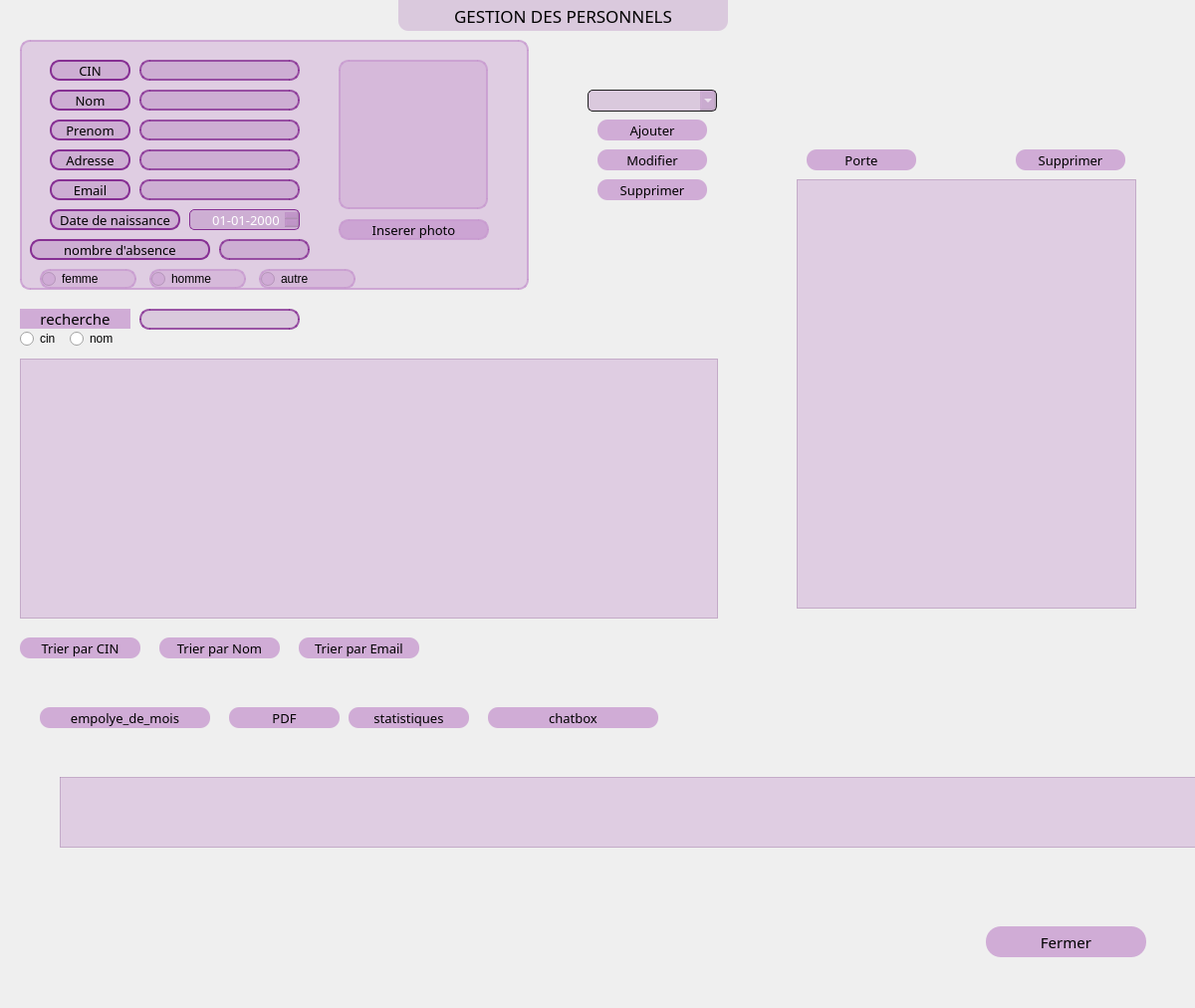
<?xml version="1.0" encoding="UTF-8"?>
<ui version="4.0">
 <class>Dialog_perso</class>
 <widget class="QDialog" name="Dialog_perso">
  <property name="geometry">
   <rect>
    <x>0</x>
    <y>0</y>
    <width>1200</width>
    <height>1012</height>
   </rect>
  </property>
  <property name="windowTitle">
   <string>Dialog</string>
  </property>
  <widget class="QLabel" name="label_BGPersonnel">
   <property name="geometry">
    <rect>
     <x>0</x>
     <y>-70</y>
     <width>1201</width>
     <height>1401</height>
    </rect>
   </property>
   <property name="styleSheet">
    <string notr="true">background-image: url(:/new/Image/Images/BGSponsoring.png);</string>
   </property>
   <property name="text">
    <string/>
   </property>
  </widget>
  <widget class="QLabel" name="labe_TitlePerso">
   <property name="geometry">
    <rect>
     <x>400</x>
     <y>0</y>
     <width>331</width>
     <height>31</height>
    </rect>
   </property>
   <property name="font">
    <font>
     <family>LEMON MILK</family>
     <pointsize>13</pointsize>
    </font>
   </property>
   <property name="styleSheet">
    <string notr="true">background-color: rgba(134, 47, 147,50);
border-bottom-left-radius: 10px;
border-bottom-right-radius: 10px;</string>
   </property>
   <property name="text">
    <string>GESTION DES PERSONNELS</string>
   </property>
   <property name="alignment">
    <set>Qt::AlignCenter</set>
   </property>
  </widget>
  <widget class="QGroupBox" name="gB_infopersonnel">
   <property name="geometry">
    <rect>
     <x>20</x>
     <y>40</y>
     <width>511</width>
     <height>251</height>
    </rect>
   </property>
   <property name="styleSheet">
    <string notr="true">border: 2px solid rgba(199, 153, 207, 200);
background: rgba(199, 153, 207, 100); 
border-radius: 10px;
</string>
   </property>
   <property name="title">
    <string/>
   </property>
   <widget class="QLabel" name="label_DateDeNaissance">
    <property name="geometry">
     <rect>
      <x>30</x>
      <y>170</y>
      <width>131</width>
      <height>21</height>
     </rect>
    </property>
    <property name="font">
     <font>
      <family>Montserrat Medium</family>
      <pointsize>10</pointsize>
     </font>
    </property>
    <property name="styleSheet">
     <string notr="true">background-color: rgba(134, 47, 147, 50);
	border: 2px solid rgb(134, 47, 147);
		border-radius: 10px;
</string>
    </property>
    <property name="text">
     <string>Date de naissance</string>
    </property>
    <property name="alignment">
     <set>Qt::AlignCenter</set>
    </property>
   </widget>
   <widget class="QLineEdit" name="lineEdit_CIN">
    <property name="geometry">
     <rect>
      <x>120</x>
      <y>20</y>
      <width>161</width>
      <height>21</height>
     </rect>
    </property>
    <property name="styleSheet">
     <string notr="true">QLineEdit {
	background-color: rgba(134, 47, 147, 50);
		border: 2px solid rgba(134, 47, 147, 200);
			border-radius: 10px;
}
QLineEdit:hover {
	background-color: rgba(134, 47, 147, 50);
		border: 2px solid rgba(47, 127, 147, 200);
			border-radius: 10px;
}</string>
    </property>
   </widget>
   <widget class="QPushButton" name="pushButton_InsererPhotoPerso">
    <property name="geometry">
     <rect>
      <x>320</x>
      <y>180</y>
      <width>151</width>
      <height>21</height>
     </rect>
    </property>
    <property name="font">
     <font>
      <family>Montserrat Medium</family>
      <pointsize>10</pointsize>
     </font>
    </property>
    <property name="styleSheet">
     <string notr="true">QPushButton {
background-color: rgba(199, 153, 207, 200);
border-radius: 10px;
}
QPushButton:hover {
background-color: qlineargradient(spread:pad, x1:0, y1:0, x2:0, y2:1, stop:0 rgba(117, 201, 187, 200), stop:1 rgba(199, 153, 207, 200));
}</string>
    </property>
    <property name="text">
     <string>Inserer photo</string>
    </property>
   </widget>
   <widget class="QLabel" name="label_Prenom">
    <property name="geometry">
     <rect>
      <x>30</x>
      <y>80</y>
      <width>81</width>
      <height>21</height>
     </rect>
    </property>
    <property name="font">
     <font>
      <family>Montserrat Medium</family>
      <pointsize>10</pointsize>
     </font>
    </property>
    <property name="styleSheet">
     <string notr="true">background-color: rgba(134, 47, 147, 50);
	border: 2px solid rgb(134, 47, 147);
		border-radius: 10px;
</string>
    </property>
    <property name="text">
     <string>Prenom</string>
    </property>
    <property name="alignment">
     <set>Qt::AlignCenter</set>
    </property>
   </widget>
   <widget class="QLabel" name="label_Nom">
    <property name="geometry">
     <rect>
      <x>30</x>
      <y>50</y>
      <width>81</width>
      <height>21</height>
     </rect>
    </property>
    <property name="font">
     <font>
      <family>Montserrat Medium</family>
      <pointsize>10</pointsize>
     </font>
    </property>
    <property name="styleSheet">
     <string notr="true">background-color: rgba(134, 47, 147, 50);
	border: 2px solid rgb(134, 47, 147);
		border-radius: 10px;
</string>
    </property>
    <property name="text">
     <string>Nom</string>
    </property>
    <property name="alignment">
     <set>Qt::AlignCenter</set>
    </property>
   </widget>
   <widget class="QLabel" name="label_Adresse">
    <property name="geometry">
     <rect>
      <x>30</x>
      <y>110</y>
      <width>81</width>
      <height>21</height>
     </rect>
    </property>
    <property name="font">
     <font>
      <family>Montserrat Medium</family>
      <pointsize>10</pointsize>
     </font>
    </property>
    <property name="styleSheet">
     <string notr="true">background-color: rgba(134, 47, 147, 50);
	border: 2px solid rgb(134, 47, 147);
		border-radius: 10px;
</string>
    </property>
    <property name="text">
     <string>Adresse</string>
    </property>
    <property name="alignment">
     <set>Qt::AlignCenter</set>
    </property>
   </widget>
   <widget class="QLineEdit" name="lineEdit_Nom">
    <property name="geometry">
     <rect>
      <x>120</x>
      <y>50</y>
      <width>161</width>
      <height>21</height>
     </rect>
    </property>
    <property name="styleSheet">
     <string notr="true">QLineEdit {
	background-color: rgba(134, 47, 147, 50);
		border: 2px solid rgba(134, 47, 147, 200);
			border-radius: 10px;
}
QLineEdit:hover {
	background-color: rgba(134, 47, 147, 50);
		border: 2px solid rgba(47, 127, 147, 200);
			border-radius: 10px;
}</string>
    </property>
   </widget>
   <widget class="QLineEdit" name="lineEdit_Prenom">
    <property name="geometry">
     <rect>
      <x>120</x>
      <y>80</y>
      <width>161</width>
      <height>21</height>
     </rect>
    </property>
    <property name="styleSheet">
     <string notr="true">QLineEdit {
	background-color: rgba(134, 47, 147, 50);
		border: 2px solid rgba(134, 47, 147, 200);
			border-radius: 10px;
}
QLineEdit:hover {
	background-color: rgba(134, 47, 147, 50);
		border: 2px solid rgba(47, 127, 147, 200);
			border-radius: 10px;
}</string>
    </property>
   </widget>
   <widget class="QLabel" name="label_CIN">
    <property name="geometry">
     <rect>
      <x>30</x>
      <y>20</y>
      <width>81</width>
      <height>21</height>
     </rect>
    </property>
    <property name="font">
     <font>
      <family>Montserrat Medium</family>
      <pointsize>10</pointsize>
     </font>
    </property>
    <property name="styleSheet">
     <string notr="true">background-color: rgba(134, 47, 147, 50);
	border: 2px solid rgb(134, 47, 147);
		border-radius: 10px;
</string>
    </property>
    <property name="text">
     <string>CIN</string>
    </property>
    <property name="alignment">
     <set>Qt::AlignCenter</set>
    </property>
   </widget>
   <widget class="QLineEdit" name="lineEdit_Adresse">
    <property name="geometry">
     <rect>
      <x>120</x>
      <y>110</y>
      <width>161</width>
      <height>21</height>
     </rect>
    </property>
    <property name="styleSheet">
     <string notr="true">QLineEdit {
	background-color: rgba(134, 47, 147, 50);
		border: 2px solid rgba(134, 47, 147, 200);
			border-radius: 10px;
}
QLineEdit:hover {
	background-color: rgba(134, 47, 147, 50);
		border: 2px solid rgba(47, 127, 147, 200);
			border-radius: 10px;
}</string>
    </property>
   </widget>
   <widget class="QLineEdit" name="lineEdit_Email">
    <property name="geometry">
     <rect>
      <x>120</x>
      <y>140</y>
      <width>161</width>
      <height>21</height>
     </rect>
    </property>
    <property name="styleSheet">
     <string notr="true">QLineEdit {
	background-color: rgba(134, 47, 147, 50);
		border: 2px solid rgba(134, 47, 147, 200);
			border-radius: 10px;
}
QLineEdit:hover {
	background-color: rgba(134, 47, 147, 50);
		border: 2px solid rgba(47, 127, 147, 200);
			border-radius: 10px;
}</string>
    </property>
    <property name="text">
     <string/>
    </property>
   </widget>
   <widget class="QLabel" name="label_Email">
    <property name="geometry">
     <rect>
      <x>30</x>
      <y>140</y>
      <width>81</width>
      <height>21</height>
     </rect>
    </property>
    <property name="font">
     <font>
      <family>Montserrat Medium</family>
      <pointsize>10</pointsize>
     </font>
    </property>
    <property name="styleSheet">
     <string notr="true">background-color: rgba(134, 47, 147, 50);
	border: 2px solid rgb(134, 47, 147);
		border-radius: 10px;
</string>
    </property>
    <property name="text">
     <string>Email</string>
    </property>
    <property name="alignment">
     <set>Qt::AlignCenter</set>
    </property>
   </widget>
   <widget class="QLabel" name="label_imageperso">
    <property name="geometry">
     <rect>
      <x>320</x>
      <y>20</y>
      <width>150</width>
      <height>150</height>
     </rect>
    </property>
    <property name="styleSheet">
     <string notr="true"/>
    </property>
    <property name="lineWidth">
     <number>0</number>
    </property>
    <property name="text">
     <string/>
    </property>
   </widget>
   <widget class="QDateEdit" name="dateEdit_DateDeNaissance">
    <property name="geometry">
     <rect>
      <x>170</x>
      <y>170</y>
      <width>111</width>
      <height>21</height>
     </rect>
    </property>
    <property name="font">
     <font>
      <family>Montserrat Medium</family>
      <pointsize>10</pointsize>
     </font>
    </property>
    <property name="styleSheet">
     <string notr="true">QDateEdit
{
    subcontrol-origin: padding;
    subcontrol-position: top right;
    selection-background-color: #111;
    selection-color: yellow;
    color: white;
    background-color: rgba(134, 47, 147, 50);
    border-style: solid;
    border: 1px solid #862f93;
    border-radius: 5;
    padding: 1px 0px 1px 20px;
}</string>
    </property>
    <property name="alignment">
     <set>Qt::AlignLeading|Qt::AlignLeft|Qt::AlignVCenter</set>
    </property>
    <property name="displayFormat">
     <string>dd-MM-yyyy</string>
    </property>
   </widget>
   <widget class="QLabel" name="label_CIN_2">
    <property name="geometry">
     <rect>
      <x>10</x>
      <y>200</y>
      <width>181</width>
      <height>21</height>
     </rect>
    </property>
    <property name="font">
     <font>
      <family>Montserrat Medium</family>
      <pointsize>10</pointsize>
     </font>
    </property>
    <property name="styleSheet">
     <string notr="true">background-color: rgba(134, 47, 147, 50);
	border: 2px solid rgb(134, 47, 147);
		border-radius: 10px;
</string>
    </property>
    <property name="text">
     <string>nombre d'absence</string>
    </property>
    <property name="alignment">
     <set>Qt::AlignCenter</set>
    </property>
   </widget>
   <widget class="QLineEdit" name="lineEdit_NBR_ABSENCE">
    <property name="geometry">
     <rect>
      <x>200</x>
      <y>200</y>
      <width>91</width>
      <height>21</height>
     </rect>
    </property>
    <property name="styleSheet">
     <string notr="true">QLineEdit {
	background-color: rgba(134, 47, 147, 50);
		border: 2px solid rgba(134, 47, 147, 200);
			border-radius: 10px;
}
QLineEdit:hover {
	background-color: rgba(134, 47, 147, 50);
		border: 2px solid rgba(47, 127, 147, 200);
			border-radius: 10px;
}</string>
    </property>
    <property name="text">
     <string/>
    </property>
   </widget>
   <widget class="QRadioButton" name="rb_femme">
    <property name="geometry">
     <rect>
      <x>20</x>
      <y>230</y>
      <width>97</width>
      <height>20</height>
     </rect>
    </property>
    <property name="text">
     <string>femme</string>
    </property>
   </widget>
   <widget class="QRadioButton" name="rb_homme">
    <property name="geometry">
     <rect>
      <x>130</x>
      <y>230</y>
      <width>97</width>
      <height>20</height>
     </rect>
    </property>
    <property name="text">
     <string>homme</string>
    </property>
   </widget>
   <widget class="QRadioButton" name="rb_autre">
    <property name="geometry">
     <rect>
      <x>240</x>
      <y>230</y>
      <width>97</width>
      <height>20</height>
     </rect>
    </property>
    <property name="text">
     <string>autre</string>
    </property>
   </widget>
  </widget>
  <widget class="QPushButton" name="pB_TirerParEmail">
   <property name="geometry">
    <rect>
     <x>300</x>
     <y>640</y>
     <width>121</width>
     <height>21</height>
    </rect>
   </property>
   <property name="font">
    <font>
     <family>Montserrat Medium</family>
     <pointsize>10</pointsize>
    </font>
   </property>
   <property name="styleSheet">
    <string notr="true">QPushButton {
background-color: rgba(199, 153, 207, 200);
border-radius: 10px;
}
QPushButton:hover {
background-color: qlineargradient(spread:pad, x1:0, y1:0, x2:0, y2:1, stop:0 rgba(117, 201, 187, 200), stop:1 rgba(199, 153, 207, 200));
}</string>
   </property>
   <property name="text">
    <string>Trier par Email</string>
   </property>
  </widget>
  <widget class="QPushButton" name="pB_ModifierP">
   <property name="geometry">
    <rect>
     <x>600</x>
     <y>150</y>
     <width>110</width>
     <height>21</height>
    </rect>
   </property>
   <property name="font">
    <font>
     <family>Montserrat Medium</family>
     <pointsize>10</pointsize>
    </font>
   </property>
   <property name="styleSheet">
    <string notr="true">QPushButton {
background-color: rgba(199, 153, 207, 200);
border-radius: 10px;
}
QPushButton:hover {
background-color: qlineargradient(spread:pad, x1:0, y1:0, x2:0, y2:1, stop:0 rgba(117, 201, 187, 200), stop:1 rgba(199, 153, 207, 200));
}</string>
   </property>
   <property name="text">
    <string>Modifier</string>
   </property>
  </widget>
  <widget class="QComboBox" name="comboBox_CIN">
   <property name="geometry">
    <rect>
     <x>590</x>
     <y>90</y>
     <width>130</width>
     <height>22</height>
    </rect>
   </property>
   <property name="styleSheet">
    <string notr="true">QComboBox
{
    subcontrol-origin: padding;
    subcontrol-position: top right;
    selection-background-color: #111;
    selection-color: yellow;
    color: white;
    background-color: rgba(134, 47, 147, 50);
    border-style: solid;
    border: 1px solid #1e1e1e;
    border-radius: 5;
    padding: 1px 0px 1px 20px;
}</string>
   </property>
  </widget>
  <widget class="QTextBrowser" name="textBrowser_Perso">
   <property name="geometry">
    <rect>
     <x>800</x>
     <y>180</y>
     <width>341</width>
     <height>431</height>
    </rect>
   </property>
   <property name="styleSheet">
    <string notr="true">background-color:rgba(199, 153, 207, 100);</string>
   </property>
  </widget>
  <widget class="QPushButton" name="pB_SupprimerP">
   <property name="geometry">
    <rect>
     <x>600</x>
     <y>180</y>
     <width>110</width>
     <height>21</height>
    </rect>
   </property>
   <property name="font">
    <font>
     <family>Montserrat Medium</family>
     <pointsize>10</pointsize>
    </font>
   </property>
   <property name="styleSheet">
    <string notr="true">QPushButton {
background-color: rgba(199, 153, 207, 200);
border-radius: 10px;
}
QPushButton:hover {
background-color: qlineargradient(spread:pad, x1:0, y1:0, x2:0, y2:1, stop:0 rgba(117, 201, 187, 200), stop:1 rgba(199, 153, 207, 200));
}</string>
   </property>
   <property name="text">
    <string>Supprimer</string>
   </property>
  </widget>
  <widget class="QPushButton" name="pB_TireParCIN">
   <property name="geometry">
    <rect>
     <x>20</x>
     <y>640</y>
     <width>121</width>
     <height>21</height>
    </rect>
   </property>
   <property name="font">
    <font>
     <family>Montserrat Medium</family>
     <pointsize>10</pointsize>
    </font>
   </property>
   <property name="styleSheet">
    <string notr="true">QPushButton {
background-color: rgba(199, 153, 207, 200);
border-radius: 10px;
}
QPushButton:hover {
background-color: qlineargradient(spread:pad, x1:0, y1:0, x2:0, y2:1, stop:0 rgba(117, 201, 187, 200), stop:1 rgba(199, 153, 207, 200));
}</string>
   </property>
   <property name="text">
    <string>Trier par CIN</string>
   </property>
  </widget>
  <widget class="QPushButton" name="pushButton_PorteP">
   <property name="geometry">
    <rect>
     <x>810</x>
     <y>150</y>
     <width>110</width>
     <height>21</height>
    </rect>
   </property>
   <property name="font">
    <font>
     <family>Montserrat Medium</family>
     <pointsize>10</pointsize>
    </font>
   </property>
   <property name="styleSheet">
    <string notr="true">QPushButton {
background-color: rgba(199, 153, 207, 200);
border-radius: 10px;
}
QPushButton:hover {
background-color: qlineargradient(spread:pad, x1:0, y1:0, x2:0, y2:1, stop:0 rgba(117, 201, 187, 200), stop:1 rgba(199, 153, 207, 200));
}</string>
   </property>
   <property name="text">
    <string>Porte</string>
   </property>
  </widget>
  <widget class="QPushButton" name="pushButton_SupprimerP">
   <property name="geometry">
    <rect>
     <x>1020</x>
     <y>150</y>
     <width>110</width>
     <height>21</height>
    </rect>
   </property>
   <property name="font">
    <font>
     <family>Montserrat Medium</family>
     <pointsize>10</pointsize>
    </font>
   </property>
   <property name="styleSheet">
    <string notr="true">QPushButton {
background-color: rgba(199, 153, 207, 200);
border-radius: 10px;
}
QPushButton:hover {
background-color: qlineargradient(spread:pad, x1:0, y1:0, x2:0, y2:1, stop:0 rgba(117, 201, 187, 200), stop:1 rgba(199, 153, 207, 200));
}</string>
   </property>
   <property name="text">
    <string>Supprimer</string>
   </property>
  </widget>
  <widget class="QPushButton" name="pB_AjouterP">
   <property name="geometry">
    <rect>
     <x>600</x>
     <y>120</y>
     <width>110</width>
     <height>21</height>
    </rect>
   </property>
   <property name="font">
    <font>
     <family>Montserrat Medium</family>
     <pointsize>10</pointsize>
    </font>
   </property>
   <property name="styleSheet">
    <string notr="true">QPushButton {
background-color: rgba(199, 153, 207, 200);
border-radius: 10px;
}
QPushButton:hover {
background-color: qlineargradient(spread:pad, x1:0, y1:0, x2:0, y2:1, stop:0 rgba(117, 201, 187, 200), stop:1 rgba(199, 153, 207, 200));
}</string>
   </property>
   <property name="text">
    <string>Ajouter</string>
   </property>
  </widget>
  <widget class="QTableView" name="tableView_Personnel">
   <property name="geometry">
    <rect>
     <x>20</x>
     <y>360</y>
     <width>701</width>
     <height>261</height>
    </rect>
   </property>
   <property name="styleSheet">
    <string notr="true">background-color:rgba(199, 153, 207, 100);</string>
   </property>
  </widget>
  <widget class="QPushButton" name="pB_TirerParNom">
   <property name="geometry">
    <rect>
     <x>160</x>
     <y>640</y>
     <width>121</width>
     <height>21</height>
    </rect>
   </property>
   <property name="font">
    <font>
     <family>Montserrat Medium</family>
     <pointsize>10</pointsize>
    </font>
   </property>
   <property name="styleSheet">
    <string notr="true">QPushButton {
background-color: rgba(199, 153, 207, 200);
border-radius: 10px;
}
QPushButton:hover {
background-color: qlineargradient(spread:pad, x1:0, y1:0, x2:0, y2:1, stop:0 rgba(117, 201, 187, 200), stop:1 rgba(199, 153, 207, 200));
}</string>
   </property>
   <property name="text">
    <string>Trier par Nom</string>
   </property>
  </widget>
  <widget class="QPushButton" name="pushButton_Fermer">
   <property name="geometry">
    <rect>
     <x>990</x>
     <y>930</y>
     <width>161</width>
     <height>31</height>
    </rect>
   </property>
   <property name="font">
    <font>
     <family>Montserrat SemiBold</family>
     <pointsize>11</pointsize>
    </font>
   </property>
   <property name="styleSheet">
    <string notr="true">QPushButton {
background-color: rgba(199, 153, 207, 200);
border-radius: 15px;
}
QPushButton:hover {
background-color: qlineargradient(spread:pad, x1:0, y1:0, x2:0, y2:1, stop:0 rgba(189, 96, 96, 200), stop:1 rgba(199, 153, 207, 200));
}</string>
   </property>
   <property name="text">
    <string>Fermer</string>
   </property>
  </widget>
  <widget class="QPushButton" name="pB_pdf">
   <property name="geometry">
    <rect>
     <x>230</x>
     <y>710</y>
     <width>111</width>
     <height>21</height>
    </rect>
   </property>
   <property name="font">
    <font>
     <family>Montserrat Medium</family>
     <pointsize>10</pointsize>
    </font>
   </property>
   <property name="styleSheet">
    <string notr="true">QPushButton {
background-color: rgba(199, 153, 207, 200);
border-radius: 10px;
}
QPushButton:hover {
background-color: qlineargradient(spread:pad, x1:0, y1:0, x2:0, y2:1, stop:0 rgba(117, 201, 187, 200), stop:1 rgba(199, 153, 207, 200));
}</string>
   </property>
   <property name="text">
    <string>PDF</string>
   </property>
  </widget>
  <widget class="QPushButton" name="pushButton_PorteP_4">
   <property name="geometry">
    <rect>
     <x>350</x>
     <y>710</y>
     <width>121</width>
     <height>21</height>
    </rect>
   </property>
   <property name="font">
    <font>
     <family>Montserrat Medium</family>
     <pointsize>10</pointsize>
    </font>
   </property>
   <property name="styleSheet">
    <string notr="true">QPushButton {
background-color: rgba(199, 153, 207, 200);
border-radius: 10px;
}
QPushButton:hover {
background-color: qlineargradient(spread:pad, x1:0, y1:0, x2:0, y2:1, stop:0 rgba(117, 201, 187, 200), stop:1 rgba(199, 153, 207, 200));
}</string>
   </property>
   <property name="text">
    <string>statistiques</string>
   </property>
  </widget>
  <widget class="QLineEdit" name="lineEdit_IDRecherche">
   <property name="geometry">
    <rect>
     <x>140</x>
     <y>310</y>
     <width>161</width>
     <height>21</height>
    </rect>
   </property>
   <property name="styleSheet">
    <string notr="true">QLineEdit {
	background-color: rgba(134, 47, 147, 50);
		border: 2px solid rgba(134, 47, 147, 200);
			border-radius: 10px;
}
QLineEdit:hover {
	background-color: rgba(134, 47, 147, 50);
		border: 2px solid rgba(47, 127, 147, 200);
			border-radius: 10px;
}</string>
   </property>
  </widget>
  <widget class="QRadioButton" name="rb_cin">
   <property name="geometry">
    <rect>
     <x>20</x>
     <y>330</y>
     <width>97</width>
     <height>20</height>
    </rect>
   </property>
   <property name="text">
    <string>cin</string>
   </property>
  </widget>
  <widget class="QPushButton" name="pushButton_recherche">
   <property name="geometry">
    <rect>
     <x>20</x>
     <y>310</y>
     <width>111</width>
     <height>20</height>
    </rect>
   </property>
   <property name="font">
    <font>
     <family>Montserrat SemiBold</family>
     <pointsize>11</pointsize>
    </font>
   </property>
   <property name="styleSheet">
    <string notr="true">QPushButton {
background-color: rgba(199, 153, 207, 200);
border-radius: 15px;
}
QPushButton:hover {
background-color: qlineargradient(spread:pad, x1:0, y1:0, x2:0, y2:1, stop:0 rgba(189, 96, 96, 200), stop:1 rgba(199, 153, 207, 200));
}</string>
   </property>
   <property name="text">
    <string>recherche</string>
   </property>
  </widget>
  <widget class="QRadioButton" name="rb_nom">
   <property name="geometry">
    <rect>
     <x>70</x>
     <y>330</y>
     <width>97</width>
     <height>20</height>
    </rect>
   </property>
   <property name="text">
    <string>nom</string>
   </property>
  </widget>
  <widget class="QPushButton" name="pushButton_employe_de_mois">
   <property name="geometry">
    <rect>
     <x>40</x>
     <y>710</y>
     <width>171</width>
     <height>21</height>
    </rect>
   </property>
   <property name="font">
    <font>
     <family>Montserrat Medium</family>
     <pointsize>10</pointsize>
    </font>
   </property>
   <property name="styleSheet">
    <string notr="true">QPushButton {
background-color: rgba(199, 153, 207, 200);
border-radius: 10px;
}
QPushButton:hover {
background-color: qlineargradient(spread:pad, x1:0, y1:0, x2:0, y2:1, stop:0 rgba(117, 201, 187, 200), stop:1 rgba(199, 153, 207, 200));
}</string>
   </property>
   <property name="text">
    <string>empolye_de_mois</string>
   </property>
  </widget>
  <widget class="QTableView" name="tableView_Personnel_2">
   <property name="geometry">
    <rect>
     <x>60</x>
     <y>780</y>
     <width>1171</width>
     <height>71</height>
    </rect>
   </property>
   <property name="styleSheet">
    <string notr="true">background-color:rgba(199, 153, 207, 100);</string>
   </property>
  </widget>
  <widget class="QPushButton" name="pushButton_chatbox">
   <property name="geometry">
    <rect>
     <x>490</x>
     <y>710</y>
     <width>171</width>
     <height>21</height>
    </rect>
   </property>
   <property name="font">
    <font>
     <family>Montserrat Medium</family>
     <pointsize>10</pointsize>
    </font>
   </property>
   <property name="styleSheet">
    <string notr="true">QPushButton {
background-color: rgba(199, 153, 207, 200);
border-radius: 10px;
}
QPushButton:hover {
background-color: qlineargradient(spread:pad, x1:0, y1:0, x2:0, y2:1, stop:0 rgba(117, 201, 187, 200), stop:1 rgba(199, 153, 207, 200));
}</string>
   </property>
   <property name="text">
    <string>chatbox</string>
   </property>
  </widget>
 </widget>
 <resources/>
 <connections/>
</ui>
